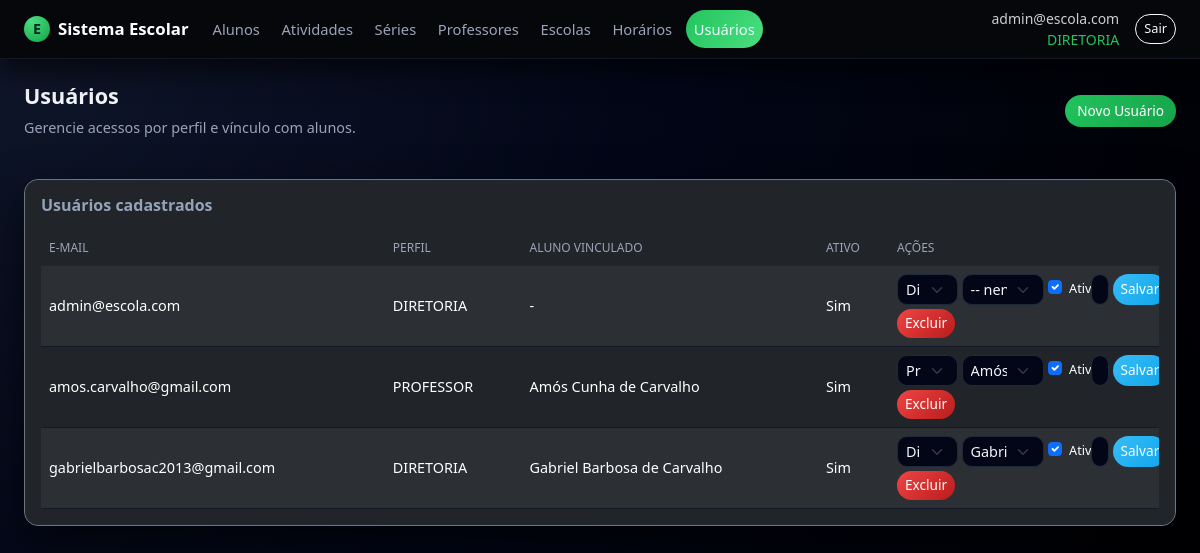
The app's page /usuarios/ (signed in), older data.
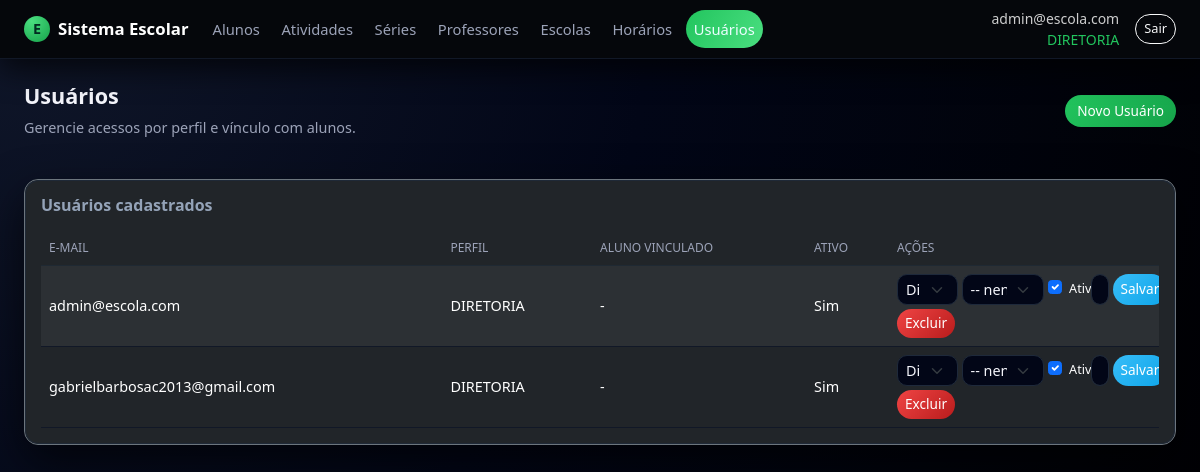
The same page, newer data.
### app.py (models this page shows, shortened)
class Usuario(db.Model, UserMixin):
    __tablename__ = "usuario"
    id = db.Column(db.Integer, primary_key=True)
    email = db.Column(db.String(120), unique=True, nullable=False)
    senha_hash = db.Column(db.String(255), nullable=False)
    papel = db.Column(db.String(30), nullable=False, default="ALUNO")
    ativo = db.Column(db.Boolean, nullable=False, default=True)
    created_at = db.Column(db.DateTime, nullable=False, default=datetime.utcnow)
    aluno_id = db.Column(db.Integer, db.ForeignKey("aluno.id"), nullable=True)
    aluno = db.relationship("Aluno", lazy="joined")
    def papel_upper(self):
        return (self.papel or "").upper()
    def is_diretoria(self):
        return self.papel_upper() == "DIRETORIA"

class Aluno(db.Model):
    __tablename__ = "aluno"
    id = db.Column(db.Integer, primary_key=True)
    nome = db.Column(db.String(180), nullable=False)
    escola_id = db.Column(db.Integer, db.ForeignKey("escola.id"))
    serie_id = db.Column(db.Integer, db.ForeignKey("serie.id"))
    horario_id = db.Column(db.Integer, db.ForeignKey("horario.id"))
    telefone_cel = db.Column(db.String(30))
    telefone_fixo = db.Column(db.String(30))
    foto_path = db.Column(db.String(300))
    observacoes = db.Column(db.Text)
    naturalidade = db.Column(db.String(120))
    nacionalidade = db.Column(db.String(120))
    data_nascimento = db.Column(db.Date)
    idade = db.Column(db.Integer)
    sexo = db.Column(db.String(1))
    nome_pai = db.Column(db.String(180))
    nome_mae = db.Column(db.String(180))
    endereco = db.Column(db.String(200))
    numero = db.Column(db.String(20))
    bairro = db.Column(db.String(120))
    tem_dificuldade = db.Column(db.Boolean)
    qual_dificuldade = db.Column(db.String(255))
    toma_medicamento = db.Column(db.Boolean)
    qual_medicamento = db.Column(db.String(255))
    inicio_aulas = db.Column(db.Date)
    mensalidade_opcao = db.Column(db.String(60))
    escola = db.relationship("Escola", lazy="joined")
    serie = db.relationship("Serie", lazy="joined")
    horario = db.relationship("Horario", lazy="joined")

### app.py (the view)
@app.route("/usuarios/", methods=["GET"])
@login_required
def usuarios_list():
    if not current_user.is_diretoria():
        flash("Acesso restrito Ã  DIRETORIA.", "warning")
        return redirect(url_for("index"))
    items = Usuario.query.order_by(Usuario.email.asc()).all()
    alunos = Aluno.query.order_by(Aluno.nome.asc()).all()
    return render_template("usuarios/listar.html", items=items, alunos=alunos)

### app.py (called while the page is built)
@login_manager.user_loader
def load_user(uid):
    return db.session.get(Usuario, int(uid))

@app.context_processor
def inject_can():
    return dict(can=can)

### templates/usuarios/listar.html (shortened to what this page needs)
{% extends "base.html" %}
{% block content %}
<div class="page-title-row mb-3">
  <div>
    <h2>Usuários</h2>
    <div class="subtitle">Gerencie acessos por perfil e vínculo com alunos.</div>
  </div>
  <div class="d-flex align-items-center gap-2">
    <button class="btn btn-success"
            type="button"
            data-bs-toggle="collapse"
            data-bs-target="#formNovoUsuario"
            aria-expanded="false"
            aria-controls="formNovoUsuario">
      Novo Usuário
    </button>
  </div>
</div>
<section class="card bg-dark border-secondary">
  <div class="card-body">
    <h5 class="card-title mb-3">Usuários cadastrados</h5>
    {% if items %}
      <div class="table-responsive">
        <table class="table table-dark table-striped align-middle">
          <thead>
            <tr>
              <th>E-mail</th>
              <th>Perfil</th>
              <th>Aluno vinculado</th>
              <th>Ativo</th>
              <th style="width: 270px;">Ações</th>
            </tr>
          </thead>
          <tbody>
          {% for u in items %}
            <tr>
              <td>{{ u.email }}</td>
              <td>{{ u.papel_upper() }}</td>
              <td>{{ u.aluno.nome if u.aluno else '-' }}</td>
              <td>{{ 'Sim' if u.ativo else 'Não' }}</td>
              <td>
                <form method="post"
                      action="{{ url_for('usuarios_editar', id=u.id) }}"
                      class="row g-1 align-items-center">
                  <div class="col-md-3">
                    <select name="papel" class="form-select form-select-sm">
                      <option value="DIRETORIA" {{ 'selected' if u.papel_upper()=='DIRETORIA' else '' }}>Diretoria</option>
                      <option value="PROFESSOR" {{ 'selected' if u.papel_upper()=='PROFESSOR' else '' }}>Professor</option>
                    </select>
                  </div>
                  <div class="col-md-4">
                    <select name="aluno_id" class="form-select form-select-sm">
                      <option value="">-- nenhum --</option>
                      {% for a in alunos %}
                        <option value="{{ a.id }}" {{ 'selected' if u.aluno_id == a.id else '' }}>
                          {{ a.nome }}
                        </option>
                      {% endfor %}
                    </select>
                  </div>
                  <div class="col-md-2 d-flex align-items-center">
                    <div class="form-check">
                      <input class="form-check-input" type="checkbox" name="ativo"
                             id="ativo_{{ u.id }}" {{ 'checked' if u.ativo else '' }}>
                      <label class="form-check-label small" for="ativo_{{ u.id }}">Ativo</label>
                    </div>
                  </div>
                  <div class="col-md-3 d-flex gap-1">
                    <input type="password"
                           name="nova_senha"
                           class="form-control form-control-sm"
                           placeholder="Nova senha">
                    <button type="submit" class="btn btn-sm btn-primary">Salvar</button>
                  </div>
                </form>
                <form method="post"
                      action="{{ url_for('usuarios_excluir', id=u.id) }}"
                      class="mt-1"
                      onsubmit="return confirm('Confirma excluir este usuário?');">
                  <button type="submit" class="btn btn-sm btn-danger">Excluir</button>
                </form>
              </td>
            </tr>
          {% endfor %}
          </tbody>
        </table>
      </div>
    {% else %}
      <p class="text-muted mb-0">Nenhum usuário cadastrado.</p>
    {% endif %}
  </div>
</section>
{% endblock %}

### templates/base.html (shortened to what this page needs)
<!doctype html>
<html lang="pt-BR">
<head>
  <link
    href="https://cdn.jsdelivr.net/npm/bootstrap@5.3.3/dist/css/bootstrap.min.css"
    rel="stylesheet"
  >
  <link rel="stylesheet" href="{{ url_for('static', filename='css/style.css') }}">
</head>
<body class="app-body">
  <header class="app-navbar navbar navbar-expand-lg navbar-dark">
    <div class="container-fluid px-3 px-lg-4">
      <a class="navbar-brand d-flex align-items-center gap-2" href="{{ url_for('index') }}">
        <span class="brand-icon">E</span>
        <span class="fw-semibold">Sistema Escolar</span>
      </a>
      {% if current_user.is_authenticated %}
        {% set papel = current_user.papel_upper() %}
        <div class="collapse navbar-collapse" id="mainNav">
          <ul class="navbar-nav me-auto mb-2 mb-lg-0 app-menu">
            <li class="nav-item">
              <a class="nav-link {% if request.endpoint and 'alunos' in request.endpoint %}active{% endif %}"
                 href="{{ url_for('alunos_list') }}">
                Alunos
              </a>
            </li>
            <li class="nav-item">
              <a class="nav-link {% if request.endpoint and 'atividades_' in request.endpoint %}active{% endif %}"
                 href="{{ url_for('atividades_listar') }}">
                Atividades
              </a>
            </li>
            {% if papel == 'DIRETORIA' %}
              <li class="nav-item">
                <a class="nav-link {% if request.endpoint and 'series_' in request.endpoint %}active{% endif %}"
                   href="{{ url_for('series_list') }}">
                  Séries
                </a>
              </li>
               <li class="nav-item">
   <a class="nav-link {% if request.endpoint and 'professores' in request.endpoint %}active{% endif %}"
     href="{{ url_for('professores_listar') }}">
    Professores
  </a>
</li>
              <li class="nav-item">
                <a class="nav-link {% if request.endpoint and 'escolas_' in request.endpoint %}active{% endif %}"
                   href="{{ url_for('escolas_list') }}">
                  Escolas
                </a>
              </li>
              <li class="nav-item">
                <a class="nav-link {% if request.endpoint and 'horarios_' in request.endpoint %}active{% endif %}"
                   href="{{ url_for('horarios_list') }}">
                  Horários
                </a>
              </li>
              <li class="nav-item">
                <a class="nav-link {% if request.endpoint and 'usuarios_' in request.endpoint %}active{% endif %}"
                   href="{{ url_for('usuarios_list') }}">
                  Usuários
                </a>
              </li>
            {% endif %}
          </ul>
          <div class="d-flex align-items-center gap-3">
            <div class="text-end small text-muted d-none d-md-block">
              <div>{{ current_user.email }}</div>
              <div class="text-accent">{{ papel }}</div>
            </div>
            <form method="post" action="{{ url_for('logout') }}">
              <button class="btn btn-sm btn-outline-light" type="submit">Sair</button>
            </form>
          </div>
        </div>
      {% endif %}
    </div>
  </header>
  <main class="app-main container-fluid px-3 px-lg-4 py-4">
    <div class="page-wrapper">
      {% block content %}{% endblock %}
    </div>
  </main>
</body>
</html>

Row changes from the older to the newer data that the page shows:
removed Usuario: email "amos.carvalho@gmail.com", papel_upper "PROFESSOR", aluno "Amós Cunha de Carvalho", ativo "Sim"
computed for Usuario "gabrielbarbosac2013@gmail.com": aluno "Gabriel Barbosa de Carvalho" → "-"; aluno_id "Gabriel Barbosa de Carvalho" → "-- nenhum --"
